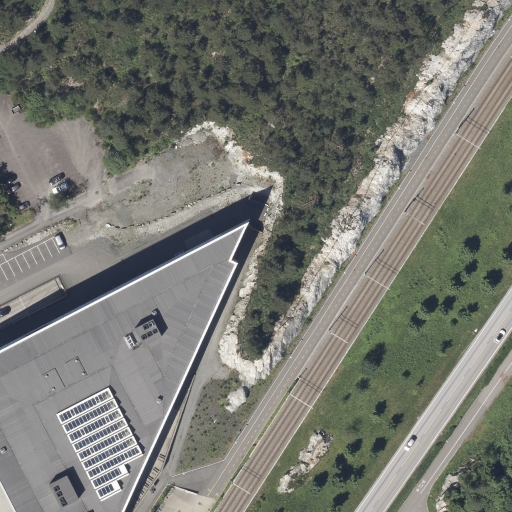
#> input picture figures/images/bergen_0_latest_17_69.tif, 512 x 512 px, found by its file name; its folder holds 4 pictures in this run
$ python tiling.py
#> lines starting #> are read from the running program, lines starting #| are printed output that depends on the picture
# %%
import os
import numpy as np
from tqdm import tqdm
from pathlib import Path
# Increase the maximum number of pixels OpenCV can handle
os.environ["OPENCV_IO_MAX_IMAGE_PIXELS"] = str(pow(2, 40))
import cv2  # noqa

root_dir = str(Path(__file__).parents[2])

# %%


def partition_and_crop_images(input_dir_images, input_dir_labels,
                              output_dir_images, output_dir_labels,
                              tile_size=512, overlap_rate=0.01,
                              image_size=None,
                              imbalance_threshold=(0.005, 0.9)):
    # Create output directories if they don't exist
#> called with input_dir_images = 'data/temp/pretrain/images/', input_dir_labels = 'data/temp/pretrain/labels', output_dir_images = 'data/model/train/image/', output_dir_labels = 'data/model/train/label/', tile_size = 512, overlap_rate = 0.01, imbalance_threshold = (0.005, 0.9)
    os.makedirs(output_dir_images, exist_ok=True)
    os.makedirs(output_dir_labels, exist_ok=True)

    # Get list of all image files in the input directory
    image_files = [f for f in os.listdir(
        input_dir_images) if f.endswith('.tif')]

    effective_tile_size = tile_size * (1 - overlap_rate)

    # Calculate the image size if not given
    total_iterations = 0
    if image_size is None:
        for file in image_files:
            label_path = os.path.join(input_dir_labels, file)
            label = cv2.imread(label_path, cv2.IMREAD_GRAYSCALE)
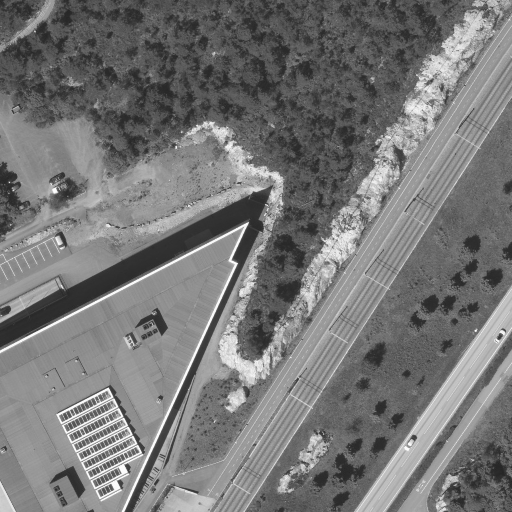
#> label: shape (512, 512); min 37, max 254, mean 118.7
            height, width = label.shape
#> height = 512; width = 512

            num_tiles_x = int(np.ceil((width - tile_size) /
                              (effective_tile_size))) + 1
#> num_tiles_x = 1
            num_tiles_y = int(np.ceil((height - tile_size) /
                              (effective_tile_size))) + 1
#> num_tiles_y = 1
            total_iterations += num_tiles_x * num_tiles_y
#> total_iterations = 1
#> pass 2 of the loop in partition_and_crop_images, `for file in image_files:`:
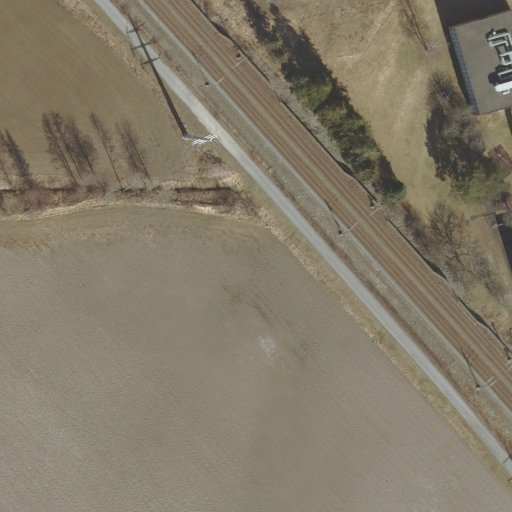
#> input picture figures/images/moss_1_latest_36_17.tif, 512 x 512 px, found by its file name
#> in partition_and_crop_images, `label = cv2.imread(label_path, cv2.IMREAD_GRAYSCALE)`:
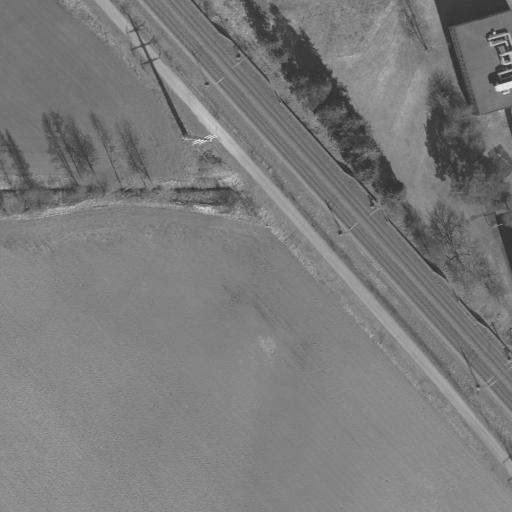
#> label: shape (512, 512); min 46, max 228, mean 123.2
#> pass 3 of the loop in partition_and_crop_images, `for file in image_files:`:
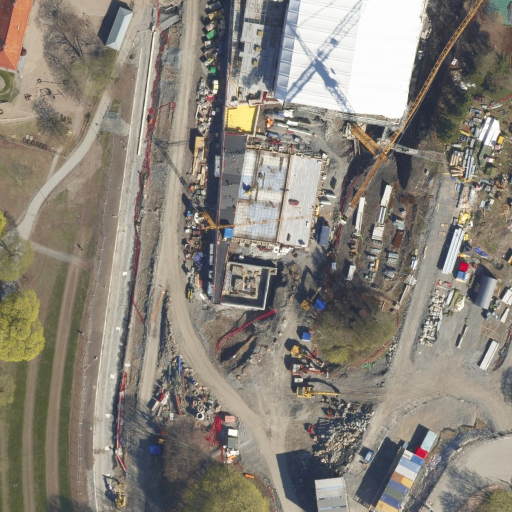
#> input picture figures/images/oslo_0_latest_46_35.tif, 512 x 512 px, found by its file name
#> in partition_and_crop_images, `label = cv2.imread(label_path, cv2.IMREAD_GRAYSCALE)`:
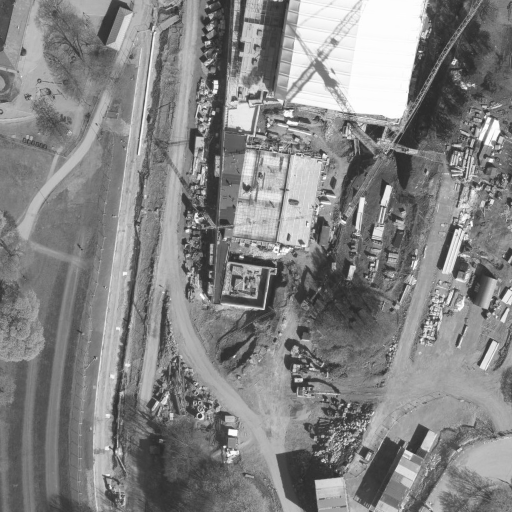
#> label: shape (512, 512); min 38, max 254, mean 131.7
#> the loop made 4 passes; the first 3 are shown
    else:
        height, width = image_size, image_size

    skipped = 0
#> skipped = 0

    with tqdm(total=total_iterations, desc="Processing") as pbar:
        for image_file in image_files:
            # Load the label
            label_path = os.path.join(input_dir_labels, image_file)
            label = cv2.imread(label_path, cv2.IMREAD_GRAYSCALE)
            height, width = label.shape
            num_tiles_x = int(np.ceil((width - tile_size) /
                              (effective_tile_size))) + 1
            num_tiles_y = int(np.ceil((height - tile_size) /
                              (effective_tile_size))) + 1

            # Calculate the ratio of positive to negative pixels
            num_positive_pixels = np.sum(label > 0)
#> num_positive_pixels = 262144
            num_negative_pixels = np.sum(label == 0)
#> num_negative_pixels = 0
            ratio = num_positive_pixels / num_negative_pixels
#> ratio = inf

            # Skip this image if the ratio is above or below the threshold
            if (ratio < imbalance_threshold[0] or
                    ratio > imbalance_threshold[1]):
                skipped += num_tiles_x * num_tiles_y
#> skipped = 1
                pbar.update(num_tiles_x * num_tiles_y)
                continue

            # Load the image
            image_path = os.path.join(input_dir_images, image_file)
            image = cv2.imread(image_path)

            # Calculate the required padding
            padding_x = ((num_tiles_x-1) * effective_tile_size +
                         tile_size - width)
            padding_y = ((num_tiles_y-1) * effective_tile_size +
                         tile_size - height)

            # Pad the image and label
            image = np.pad(image, ((0, int(padding_y)),
                                   (0, int(padding_x)), (0, 0)))
            label = np.pad(label, ((0, int(padding_y)),
                                   (0, int(padding_x))))

            # Iterate over each tile
            for i in range(num_tiles_x):
                for j in range(num_tiles_y):
                    # Calculate the tile coordinates
                    x = int(i * effective_tile_size)
                    y = int(j * effective_tile_size)

                    # Crop the tile from the label
                    label_tile = label[y:y+tile_size, x:x+tile_size]

                    # Calculate the ratio of positive to negative pixels
                    num_positive_pixels = np.sum(label_tile > 0)
                    num_negative_pixels = np.sum(label_tile == 0)
                    ratio = num_positive_pixels / num_negative_pixels

                    # Skip this image if the ratio is above or below the
                    # threshold
                    if ratio < imbalance_threshold[0] or (
                            ratio > imbalance_threshold[1]):
                        skipped += 1
                        pbar.update(1)
                        continue

                    # Crop the tile from the image
                    image_tile = image[y:y+tile_size, x:x+tile_size]

                    # Save the image tile to the output directory
                    image_tile_filename = f"{image_file[:-4]}_{i}_{j}.tif"
                    image_tile_path = os.path.join(
                        output_dir_images, image_tile_filename)
                    cv2.imwrite(image_tile_path, image_tile)

                    # Save the label tile to the output directory
                    label_tile_filename = f"{image_file[:-4]}_{i}_{j}.tif"
                    label_tile_path = os.path.join(
                        output_dir_labels, label_tile_filename)
                    cv2.imwrite(label_tile_path, label_tile)
                    pbar.update(1)
#> pass 2 of the loop in partition_and_crop_images, `for image_file in image_files:`:
#> in partition_and_crop_images, `skipped += num_tiles_x * num_tiles_y`: skipped = 2
#> pass 3 of the loop in partition_and_crop_images, `for image_file in image_files:`:
#> in partition_and_crop_images, `skipped += num_tiles_x * num_tiles_y`: skipped = 3
#> the loop made 4 passes; the first 3 are shown

    print(f"Skipped {skipped} tiles due to class imbalance")


input_dir_images = root_dir + '/data/temp/pretrain/images/'
input_dir_labels = root_dir + '/data/temp/pretrain/labels'
output_dir_images = root_dir + '/data/model/train/image/'
output_dir_labels = root_dir + '/data/model/train/label/'

print("Partitioning and cropping images with labels")
partition_and_crop_images(input_dir_images, input_dir_labels,
                          output_dir_images, output_dir_labels,
                          tile_size=512, overlap_rate=0.01)


# %%
def tile_images_no_labels(input_dir_images,
                          output_dir_images,
                          tile_size=512, overlap_rate=0.01,
                          image_size=None):
    # Create output directories if they don't exist
#> called with input_dir_images = 'data/temp/prepred/images/', output_dir_images = 'data/topredict/train/image/', tile_size = 512, overlap_rate = 0.01
    os.makedirs(output_dir_images, exist_ok=True)

    # Get list of all image files in the input directory
    image_files = [f for f in os.listdir(
        input_dir_images) if f.endswith('.tif')]

    effective_tile_size = tile_size * (1 - overlap_rate)

    # Calculate the image size if not given
    total_iterations = 0
    if image_size is None:
        for file in image_files:
            image_path = os.path.join(input_dir_images, file)
            image = cv2.imread(image_path)
#> image is the input picture: shape (512, 512, 3); mean B, G, R 112.8, 120.1, 118.4
            height, width, _ = image.shape
#> height = 512; width = 512

            num_tiles_x = int(np.ceil((width - tile_size) /
                              (effective_tile_size))) + 1
#> num_tiles_x = 1
            num_tiles_y = int(np.ceil((height - tile_size) /
                              (effective_tile_size))) + 1
#> num_tiles_y = 1
            total_iterations += num_tiles_x * num_tiles_y
#> total_iterations = 1
#> pass 2 of the loop in tile_images_no_labels, `for file in image_files:`:
#> in tile_images_no_labels, image is the input picture: shape (512, 512, 3); mean B, G, R 105.1, 122.9, 131.1
#> pass 3 of the loop in tile_images_no_labels, `for file in image_files:`:
#> in tile_images_no_labels, image is the input picture: shape (512, 512, 3); mean B, G, R 121.4, 131, 137.1
#> the loop made 4 passes; the first 3 are shown
    else:
        height, width = image_size, image_size

    with tqdm(total=total_iterations, desc="Processing") as pbar:
        for image_file in image_files:
            # Load the image
            image_path = os.path.join(input_dir_images, image_file)
            image = cv2.imread(image_path)
            height, width, _ = image.shape

            num_tiles_x = int(np.ceil((width - tile_size) /
                              (effective_tile_size))) + 1
            num_tiles_y = int(np.ceil((height - tile_size) /
                              (effective_tile_size))) + 1

            # Calculate the required padding
            padding_x = ((num_tiles_x-1) * effective_tile_size +
                         tile_size - width)
#> padding_x = 0
            padding_y = ((num_tiles_y-1) * effective_tile_size +
                         tile_size - height)
#> padding_y = 0

            # Pad the image and label
            image = np.pad(image, ((0, int(padding_y)),
                                   (0, int(padding_x)), (0, 0)))

            # Iterate over each tile
            for i in range(num_tiles_x):
                for j in range(num_tiles_y):
                    # Calculate the tile coordinates
                    x = int(i * effective_tile_size)
                    y = int(j * effective_tile_size)

                    # Crop the tile from the image
                    image_tile = image[y:y+tile_size, x:x+tile_size]

                    # Save the image tile to the output directory
                    image_tile_filename = f"{image_file[:-4]}_{i}_{j}.tif"
                    image_tile_path = os.path.join(
                        output_dir_images, image_tile_filename)
                    cv2.imwrite(image_tile_path, image_tile)

                    pbar.update(1)
#> pass 2 of the loop in tile_images_no_labels, `for image_file in image_files:`:
#> pass 3 of the loop in tile_images_no_labels, `for image_file in image_files:`:
#> the loop made 4 passes; the first 3 are shown


input_dir_images = root_dir + '/data/temp/prepred/images/'
output_dir_images = root_dir + '/data/topredict/train/image/'

print("Partitioning and cropping images without labels")
tile_images_no_labels(input_dir_images,
                      output_dir_images,
                      tile_size=512,
                      overlap_rate=0.01)

# %% Similar functions but for labels without images


def tile_labels_no_images(input_dir_labels,
                          output_dir_labels,
                          tile_size=512, overlap_rate=0.01,
                          image_size=None):
    # Create output directories if they don't exist
    os.makedirs(output_dir_labels, exist_ok=True)

    # Get list of all image files in the input directory
#> (the run stopped early here; a loop or call above may not have finished)
